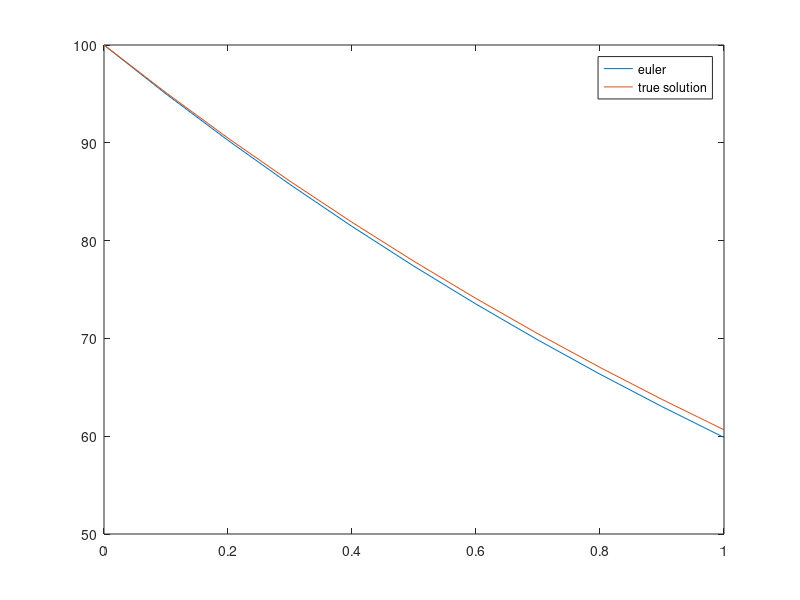

Recreate this plot in MATLAB.
%% Differential Equations 2

k = 0.5; h=0.1;

%could also do t=[0:h:1]
%could also do C=t; C has same dimension as t
%C(1) is initial condition
C(1) = 100; t(1) = 0;
C(2) = C(1) - k*C(1) * h; t(2) = t(1) + h;
C(3) = C(2) - k*C(2) * h; t(3) = t(2) + h;
for i=1:10,
    C(i + 1) = C(i) - k*C(i)*h;
    t(i+1)=t(i)+h;
end

for i = 0:10,
    True_sol(i+1) = 100*exp(-k*i*h);
end

[t',C',True_sol']
plot(t,C)
%could also plot with exact solution
plot(t,C,t,100.*exp(-k.*t)) %true solution is red line
legend('euler', 'true solution')
%the approximation error accumulates proportinally to the step size


